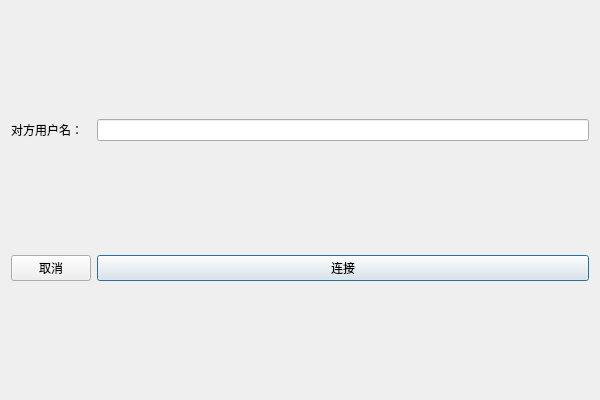
<?xml version="1.0" encoding="UTF-8"?>
<ui version="4.0">
 <class>LinkWindow</class>
 <widget class="QDialog" name="LinkWindow">
  <property name="geometry">
   <rect>
    <x>0</x>
    <y>0</y>
    <width>600</width>
    <height>400</height>
   </rect>
  </property>
  <property name="minimumSize">
   <size>
    <width>600</width>
    <height>400</height>
   </size>
  </property>
  <property name="maximumSize">
   <size>
    <width>600</width>
    <height>400</height>
   </size>
  </property>
  <property name="windowTitle">
   <string>连接</string>
  </property>
  <layout class="QGridLayout" name="gridLayout">
   <item row="0" column="1">
    <widget class="QLineEdit" name="usernameLineEdit"/>
   </item>
   <item row="0" column="0">
    <widget class="QLabel" name="label">
     <property name="text">
      <string>对方用户名：</string>
     </property>
    </widget>
   </item>
   <item row="1" column="1">
    <widget class="QPushButton" name="linkPushButton">
     <property name="text">
      <string>连接</string>
     </property>
    </widget>
   </item>
   <item row="1" column="0">
    <widget class="QPushButton" name="cancelPushButton">
     <property name="text">
      <string>取消</string>
     </property>
    </widget>
   </item>
  </layout>
 </widget>
 <resources/>
 <connections/>
</ui>
